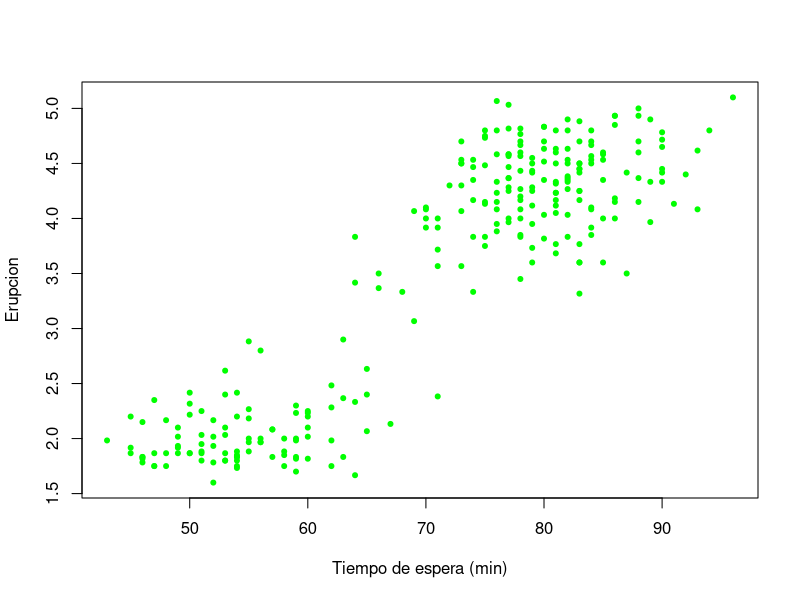

Generate this figure with R:
# Correlación de Pearson
# Datos del geyser Old Faithful
# 24/09/2025
# Jonathan Alfredo Sepulveda Flores

data("faithful")

plot(faithful$waiting, faithful$eruptions,
     xlab = "Tiempo de espera (min)",
     ylab = "Erupcion",
     col = "green",
     pch = 20)

# Correlacionar las dos variables

shapiro.test(faithful$eruptions)
shapiro.test(faithful$waiting)

# Pearson solo se utiliza cuando tenemos datos normales
#======================================================
cor.test(faithful$waiting, faithful$eruptions,
         method = "pearson")



#======================================================
# Sperman se utiliza como contraparte para datos no normales
#======================================================

cor.test(faithful$waiting, faithful$eruptions,
         method = "spearman")